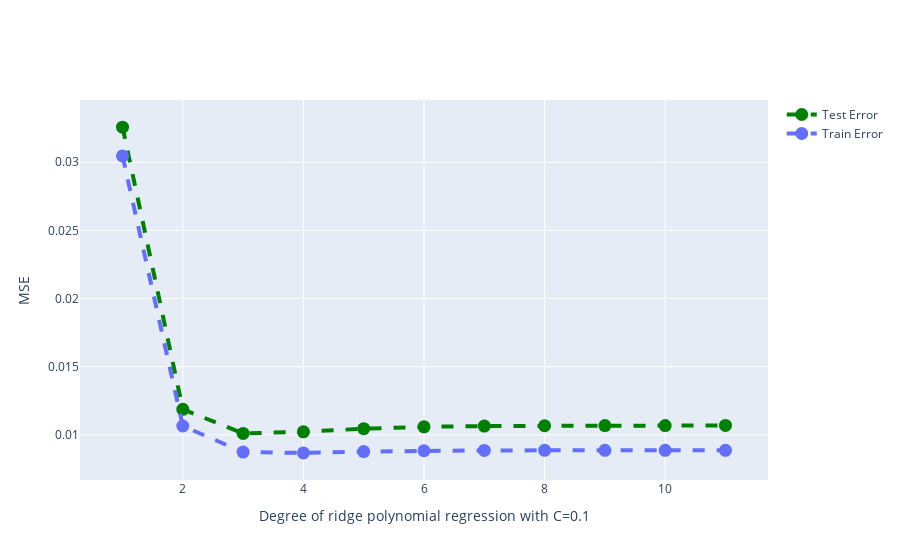

The cell this chart's notebook holds for it:
### Markdown cell above
**Note** : Avec l'option `fit_intercept=True` la méthode commence par normaliser les données et les résultats sont légèrements différents, voir cette [discussion](https://stackoverflow.com/questions/38562701/ridge-regression-scikit-learn-vs-direct-calculation-does-not-match-for-alpha/38584218). On peut maintenant tracer la même courbe que précédemment en faisant varier le dégré mais cette fois avec une valeur de $C$ fixée.


`

### Code cell
configure_plotly_browser_state()

deg_min = 1
deg_max = 12

lamb = 0.1

TEST_ERR = []
TRAIN_ERR = []
for d in range(deg_min, deg_max):
  degree = d
  model = make_pipeline(PolynomialFeatures(degree), Ridge(alpha=lamb, fit_intercept=False))
  model.fit(X.reshape(-1, 1), Y)
  y_pred = model.predict(X_test.reshape(-1, 1))
  y_train = model.predict(X.reshape(-1, 1))
  TEST_ERR.append(np.mean((y_pred-y_test)**2))
  TRAIN_ERR.append(np.mean((y_train-Y)**2))

trace = Scatter(
    x=np.linspace(deg_min, deg_max, deg_max-deg_min+1),
    y=TEST_ERR,
    mode='markers+lines',
    marker=dict(size=13,color='green'),
    line=dict(width=4, dash='dash'),
    name="Test Error",
)

trace2 = Scatter(
    x=np.linspace(deg_min, deg_max, deg_max-deg_min+1),
    y=TRAIN_ERR,
    mode='markers+lines',
    marker=dict(size=13,color='#636EFA'),
    line=dict(width=4, dash='dash'),
    name="Train Error",
)

fig = dict(data=[trace, trace2], layout={})
fig['layout']['xaxis'] = dict(title=f'Degree of ridge polynomial regression with C={lamb}')
fig['layout']['yaxis'] = dict(title='MSE')

iplot(fig)

### Figure 1 — Plotly figure (JSON) as saved in the notebook; plotly's stock layout.template omitted (floating-point values rounded to 4 significant figures)
{"data": [{"name": "Test Error", "y": [0.03258, 0.01187, 0.0101, 0.01022, 0.01045, 0.01059, 0.01065, 0.01067, 0.01068, 0.01068, 0.01069], "mode": "markers+lines", "marker": {"color": "green", "size": 13}, "x": [1, 2, 3, 4, 5, 6, 7, 8, 9, 10, 11, 12], "line": {"dash": "dash", "width": 4}, "type": "scatter"}, {"name": "Train Error", "y": [0.03047, 0.01065, 0.008732, 0.008676, 0.008775, 0.008833, 0.008855, 0.008861, 0.008863, 0.008863, 0.008862], "mode": "markers+lines", "marker": {"color": "#636EFA", "size": 13}, "x": [1, 2, 3, 4, 5, 6, 7, 8, 9, 10, 11, 12], "line": {"dash": "dash", "width": 4}, "type": "scatter"}], "layout": {"xaxis": {"title": {"text": "Degree of ridge polynomial regression with C=0.1"}}, "yaxis": {"title": {"text": "MSE"}}}}
